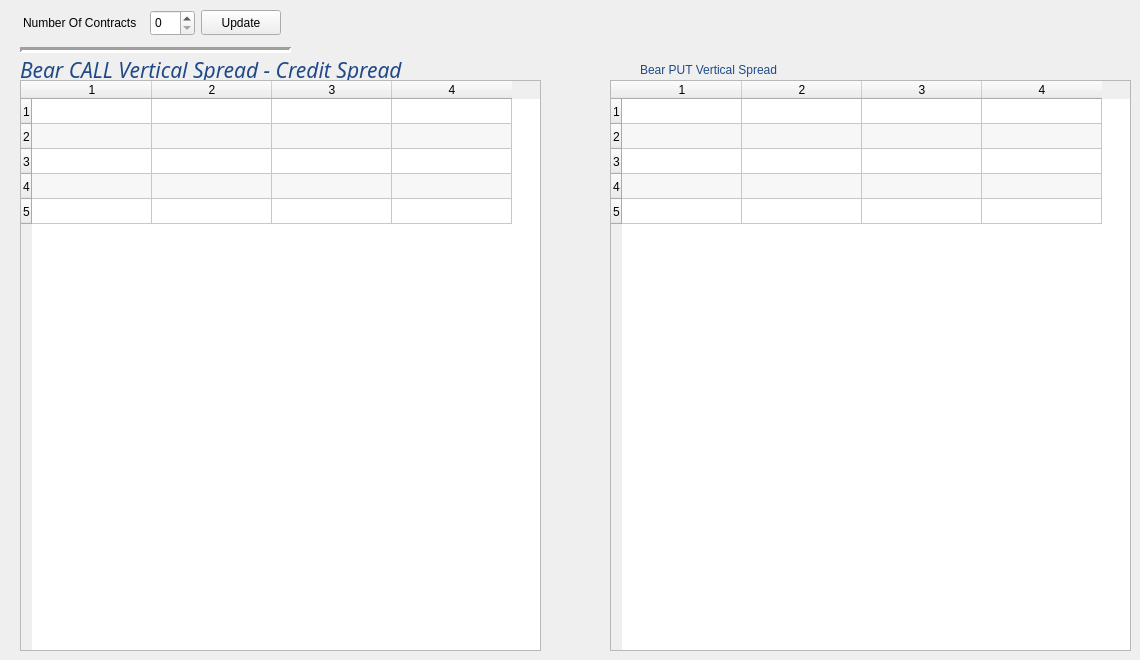
      <widget class="QWidget" name="bearSpreads_tab">
       <attribute name="title">
        <string>Bear Spreads</string>
       </attribute>
       <widget class="Line" name="line_4">
        <property name="geometry">
         <rect>
          <x>20</x>
          <y>40</y>
          <width>271</width>
          <height>20</height>
         </rect>
        </property>
        <property name="frameShadow">
         <enum>QFrame::Sunken</enum>
        </property>
        <property name="lineWidth">
         <number>3</number>
        </property>
        <property name="orientation">
         <enum>Qt::Horizontal</enum>
        </property>
       </widget>
       <widget class="QTableWidget" name="tableWidget_BearPutSpread">
        <property name="geometry">
         <rect>
          <x>610</x>
          <y>80</y>
          <width>521</width>
          <height>571</height>
         </rect>
        </property>
        <property name="editTriggers">
         <set>QAbstractItemView::NoEditTriggers</set>
        </property>
        <property name="alternatingRowColors">
         <bool>true</bool>
        </property>
        <property name="selectionBehavior">
         <enum>QAbstractItemView::SelectRows</enum>
        </property>
        <property name="rowCount">
         <number>5</number>
        </property>
        <property name="columnCount">
         <number>4</number>
        </property>
        <attribute name="horizontalHeaderDefaultSectionSize">
         <number>120</number>
        </attribute>
        <attribute name="horizontalHeaderMinimumSectionSize">
         <number>11</number>
        </attribute>
        <attribute name="verticalHeaderDefaultSectionSize">
         <number>25</number>
        </attribute>
        <row/>
        <row/>
        <row/>
        <row/>
        <row/>
        <column/>
        <column/>
        <column/>
        <column/>
       </widget>
       <widget class="QPushButton" name="pushButton_updateNumberOfContracts_BearSpread">
        <property name="geometry">
         <rect>
          <x>201</x>
          <y>10</y>
          <width>80</width>
          <height>25</height>
         </rect>
        </property>
        <property name="text">
         <string>Update</string>
        </property>
       </widget>
       <widget class="QTableWidget" name="tableWidget_BearCallSpread">
        <property name="geometry">
         <rect>
          <x>20</x>
          <y>80</y>
          <width>521</width>
          <height>571</height>
         </rect>
        </property>
        <property name="editTriggers">
         <set>QAbstractItemView::NoEditTriggers</set>
        </property>
        <property name="alternatingRowColors">
         <bool>true</bool>
        </property>
        <property name="selectionBehavior">
         <enum>QAbstractItemView::SelectRows</enum>
        </property>
        <property name="rowCount">
         <number>5</number>
        </property>
        <property name="columnCount">
         <number>4</number>
        </property>
        <attribute name="horizontalHeaderDefaultSectionSize">
         <number>120</number>
        </attribute>
        <attribute name="horizontalHeaderMinimumSectionSize">
         <number>11</number>
        </attribute>
        <attribute name="verticalHeaderDefaultSectionSize">
         <number>25</number>
        </attribute>
        <row/>
        <row/>
        <row/>
        <row/>
        <row/>
        <column/>
        <column/>
        <column/>
        <column/>
       </widget>
       <widget class="QLabel" name="label_19">
        <property name="geometry">
         <rect>
          <x>20</x>
          <y>60</y>
          <width>421</width>
          <height>20</height>
         </rect>
        </property>
        <property name="font">
         <font>
          <family>aakar</family>
          <pointsize>16</pointsize>
          <weight>9</weight>
          <italic>true</italic>
          <bold>false</bold>
         </font>
        </property>
        <property name="styleSheet">
         <string notr="true">font: 75 italic 16pt &quot;aakar&quot;;
color: rgb(32, 74, 135);</string>
        </property>
        <property name="text">
         <string>Bear CALL Vertical Spread - Credit Spread</string>
        </property>
       </widget>
       <widget class="QLabel" name="label_21">
        <property name="geometry">
         <rect>
          <x>23</x>
          <y>10</y>
          <width>121</width>
          <height>26</height>
         </rect>
        </property>
        <property name="text">
         <string>Number Of Contracts</string>
        </property>
       </widget>
       <widget class="QLabel" name="label_23">
        <property name="geometry">
         <rect>
          <x>640</x>
          <y>60</y>
          <width>411</width>
          <height>20</height>
         </rect>
        </property>
        <property name="styleSheet">
         <string notr="true">font: 75 italic 16pt &quot;aakar&quot;;
color: rgb(32, 74, 135);</string>
        </property>
        <property name="text">
         <string>Bear PUT Vertical Spread</string>
        </property>
       </widget>
       <widget class="QSpinBox" name="spinBox_numberOfContracts_BearSpread">
        <property name="geometry">
         <rect>
          <x>150</x>
          <y>10</y>
          <width>45</width>
          <height>26</height>
         </rect>
        </property>
        <property name="minimum">
         <number>0</number>
        </property>
        <property name="maximum">
         <number>15</number>
        </property>
       </widget>
      </widget>
